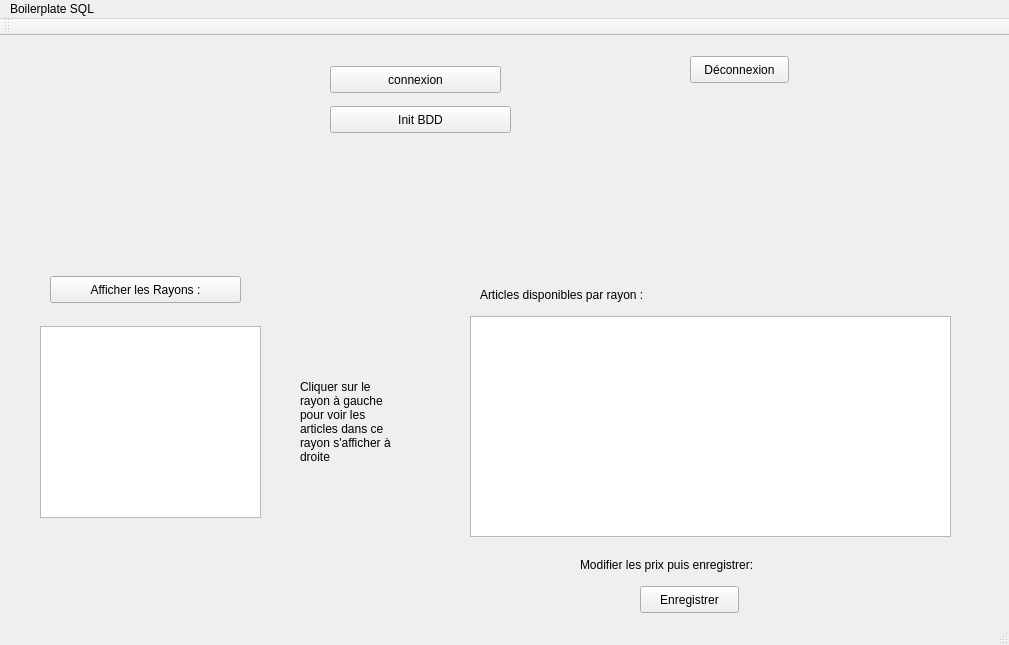
<?xml version="1.0" encoding="UTF-8"?>
<ui version="4.0">
 <class>MainWindow</class>
 <widget class="QMainWindow" name="MainWindow">
  <property name="geometry">
   <rect>
    <x>0</x>
    <y>0</y>
    <width>1009</width>
    <height>645</height>
   </rect>
  </property>
  <property name="windowTitle">
   <string>MainWindow</string>
  </property>
  <widget class="QWidget" name="centralWidget">
   <widget class="QPushButton" name="pushButtonConnexion">
    <property name="geometry">
     <rect>
      <x>330</x>
      <y>30</y>
      <width>171</width>
      <height>27</height>
     </rect>
    </property>
    <property name="text">
     <string>connexion</string>
    </property>
   </widget>
   <widget class="QPushButton" name="pushButtonAfficherRayon">
    <property name="geometry">
     <rect>
      <x>50</x>
      <y>240</y>
      <width>191</width>
      <height>27</height>
     </rect>
    </property>
    <property name="text">
     <string>Afficher les Rayons :</string>
    </property>
   </widget>
   <widget class="QPushButton" name="pushButtonInsertBDD">
    <property name="geometry">
     <rect>
      <x>330</x>
      <y>70</y>
      <width>181</width>
      <height>27</height>
     </rect>
    </property>
    <property name="text">
     <string>Init BDD</string>
    </property>
   </widget>
   <widget class="QTableView" name="tableViewRayon">
    <property name="geometry">
     <rect>
      <x>40</x>
      <y>290</y>
      <width>221</width>
      <height>192</height>
     </rect>
    </property>
   </widget>
   <widget class="QTableView" name="tableViewArticle">
    <property name="geometry">
     <rect>
      <x>470</x>
      <y>280</y>
      <width>481</width>
      <height>221</height>
     </rect>
    </property>
   </widget>
   <widget class="QLabel" name="labelArticles">
    <property name="geometry">
     <rect>
      <x>480</x>
      <y>250</y>
      <width>211</width>
      <height>17</height>
     </rect>
    </property>
    <property name="text">
     <string>Articles disponibles par rayon :</string>
    </property>
   </widget>
   <widget class="QLabel" name="labelInfoClic">
    <property name="geometry">
     <rect>
      <x>300</x>
      <y>290</y>
      <width>101</width>
      <height>191</height>
     </rect>
    </property>
    <property name="text">
     <string>Cliquer sur le rayon à gauche pour voir les articles dans ce rayon s'afficher à droite</string>
    </property>
    <property name="wordWrap">
     <bool>true</bool>
    </property>
   </widget>
   <widget class="QPushButton" name="pushButtonEnregistrer">
    <property name="geometry">
     <rect>
      <x>640</x>
      <y>550</y>
      <width>99</width>
      <height>27</height>
     </rect>
    </property>
    <property name="text">
     <string>Enregistrer</string>
    </property>
   </widget>
   <widget class="QLabel" name="label">
    <property name="geometry">
     <rect>
      <x>580</x>
      <y>520</y>
      <width>231</width>
      <height>17</height>
     </rect>
    </property>
    <property name="text">
     <string>Modifier les prix puis enregistrer:</string>
    </property>
   </widget>
   <widget class="QPushButton" name="pushButtonDeconnexion">
    <property name="geometry">
     <rect>
      <x>690</x>
      <y>20</y>
      <width>99</width>
      <height>27</height>
     </rect>
    </property>
    <property name="text">
     <string>Déconnexion</string>
    </property>
   </widget>
  </widget>
  <widget class="QMenuBar" name="menuBar">
   <property name="geometry">
    <rect>
     <x>0</x>
     <y>0</y>
     <width>1009</width>
     <height>26</height>
    </rect>
   </property>
   <widget class="QMenu" name="menuBoilerplate_SQL">
    <property name="title">
     <string>Boilerplate SQL</string>
    </property>
   </widget>
   <addaction name="menuBoilerplate_SQL"/>
  </widget>
  <widget class="QToolBar" name="mainToolBar">
   <attribute name="toolBarArea">
    <enum>TopToolBarArea</enum>
   </attribute>
   <attribute name="toolBarBreak">
    <bool>false</bool>
   </attribute>
  </widget>
  <widget class="QStatusBar" name="statusBar"/>
 </widget>
 <layoutdefault spacing="6" margin="11"/>
 <resources/>
 <connections/>
</ui>
